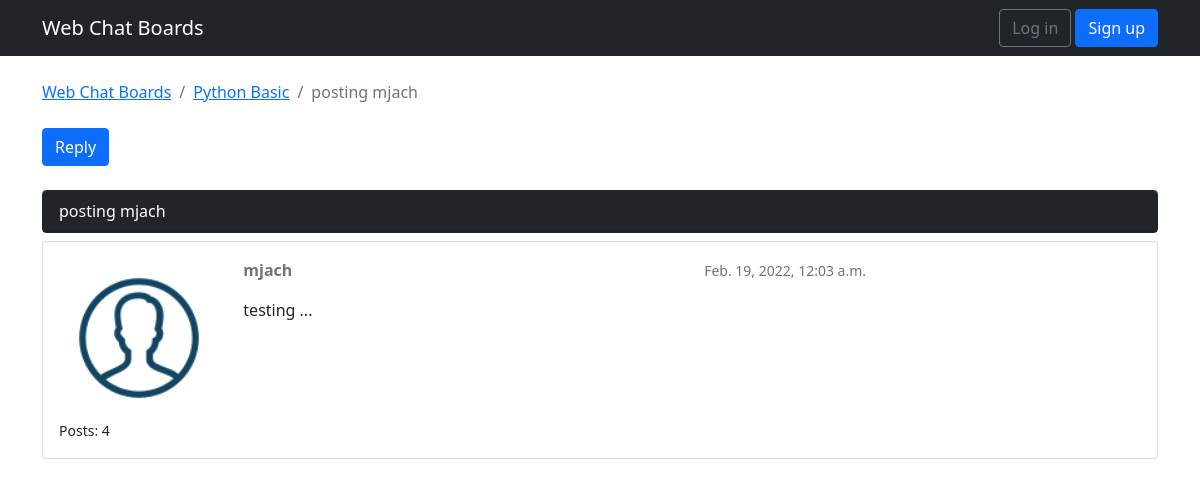
Page /board_topic/1/topics/13/ on the earlier database version.
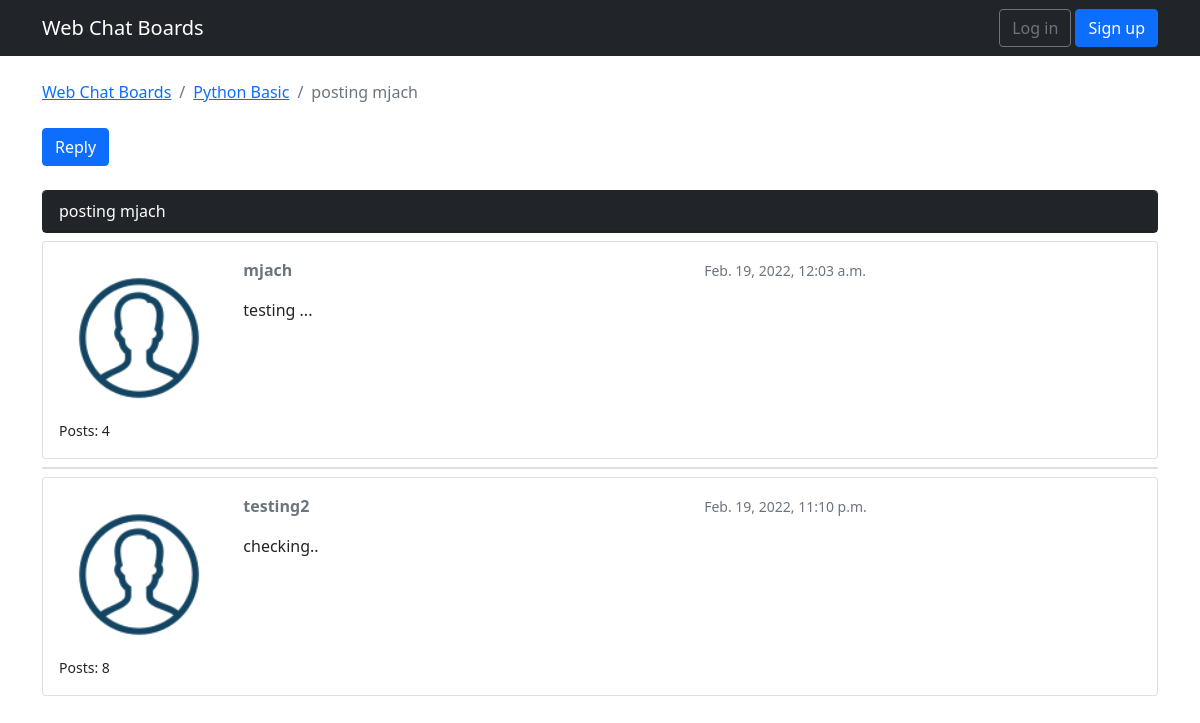
Same page on the later database version.
### webchat/models.py (models this page shows, shortened)
class ChatTopic(models.Model):
    subject = models.CharField(max_length = 250)
    lastUpdate = models.DateTimeField(auto_now_add = True)
    boardName = models.ForeignKey(ChatBoard, related_name='topics',on_delete=models.CASCADE)
    boardStarter = models.ForeignKey(User, related_name='topics',on_delete=models.CASCADE)
    views = models.PositiveIntegerField(default=0)

class ChatBoard(models.Model):
    name = models.CharField(max_length = 35, unique = True)
    details = models.CharField(max_length = 150)

class Post(models.Model):
    message = models.TextField(max_length = 5000)
    topic = models.ForeignKey(ChatTopic, related_name = 'posts',on_delete=models.CASCADE)
    createdAt = models.DateTimeField(auto_now_add = True)
    updatedAt = models.DateTimeField(null = True)
    createdBy = models.ForeignKey(User, related_name = 'posts',on_delete=models.CASCADE)
    updatedBy = models.ForeignKey(User, null = True, related_name = '+',on_delete=models.CASCADE)

### webchat/views.py (the view)
def topic_posts(request, pk, topic_pk):
    topic = get_object_or_404(ChatTopic, boardName__pk=pk, pk=topic_pk )
    topic.views += 1
    topic.save()
    return render(request, 'topic_posts.html', {'topic':topic})

### templates/topic_posts.html (shortened to what this page needs)
{% extends 'base.html'%}
{% load static %}
{% block breadcrumb %}
    <li class="breadcrumb-item"><a href="{% url 'home' %}">Web Chat Boards</a></li>
    <li class="breadcrumb-item"><a href="{% url 'board_topic' topic.boardName.pk %}">{{ topic.boardName.name }}</a></li>
    <li class="breadcrumb-item active">{{ topic.subject }}</li>
{% endblock %}
{% block content %}
  <div class="mb-4">
    <a href="{% url 'reply_topic' topic.boardName.pk topic.pk %}" class="btn btn-primary" role="button">Reply</a>
  </div>
  {% for post in topic.posts.all %}
  <div class="card mb-2 {% if forloop.first %} border-dark{% endif %}">
      {% if forloop.first %}
          <div class="card-header text-white bg-dark py-2 px-3">{{ topic.subject}}</div>
      {% endif %}
  </div>
    <div class="card mb-2">
      <div class="card-body p-3">
        <div class="row">
              <div class="col-2">
                  <img src="{% static 'img/member.png' %}" alt="{{ post.createdBy.username }}" class="w-100"/>
                    <small>Posts: {{ post.createdBy.posts.count }}</small>
              </div>
          <div class="col-10">
                <div class="row mb-3">
                      <div class="col-6">
                        <strong class="text-muted">{{ post.createdBy.username }}</strong>
                      </div>
                      <div class="col-6 text-right">
                        <small class="text-muted">{{ post.createdAt }}</small>
                      </div>
                </div>
            {{ post.message }}
          </div>
        </div>
      </div>
    </div>
  {% endfor %}
{% endblock %}

### templates/base.html (shortened to what this page needs)
<!DOCTYPE html>
{% load static %}
<html>
   <head>
      <link rel="stylesheet" href="{% static 'css/bootstrap.min.css' %}">
   </head>
   <body>
      {% block body %}
      <nav class="navbar navbar-expand-sm navbar-dark bg-dark">
         <div class="container">
            <a class="navbar-brand" href="{% url 'home' %}">Web Chat Boards</a>
            <div class="collapse navbar-collapse" id="mainMenu">
               {% if user.is_authenticated %}
               <ul class="navbar-nav ms-auto">
                  <li class="nav-item dropdown">
                     <a class="nav-link dropdown-toggle" href="#" id="userMenu" data-bs-toggle="dropdown" aria-haspopup="true" aria-expanded="false">
                     {{ user.username }}
                     </a>
                     <div class="dropdown-menu dropdown-menu-right" aria-labelledby="userMenu">
                        <a class="dropdown-item" href="#">My account</a>
                        <a class="dropdown-item" href="{% url 'password_change' %}">Change password</a>
                        <div class="dropdown-divider"></div>
                        <a class="dropdown-item" href="{% url 'logout' %}">Log out</a>
                     </div>
                  </li>
               </ul>
               {% else %}
               <form class="form-inline ms-auto">
                  <a href="{% url 'login' %}" class="btn btn-outline-secondary">Log in</a>
                  <a href="{% url 'signup' %}" class="btn btn-primary ml-2">Sign up</a>
               </form>
               {% endif %}
            </div>
         </div>
      </nav>
      <div class="container">
         <ol class="breadcrumb my-4">
            {% block breadcrumb %}
            {% endblock %}
         </ol>
         {% block content %}
         {% endblock %}
      </div>
      {% endblock body %}
   </body>
</html>

Differences in the rows shown:
added Post: createdBy.posts.count "8", createdBy.username "testing2", createdAt "Feb. 19, 2022, 11:10 p.m.", message "checking.."
